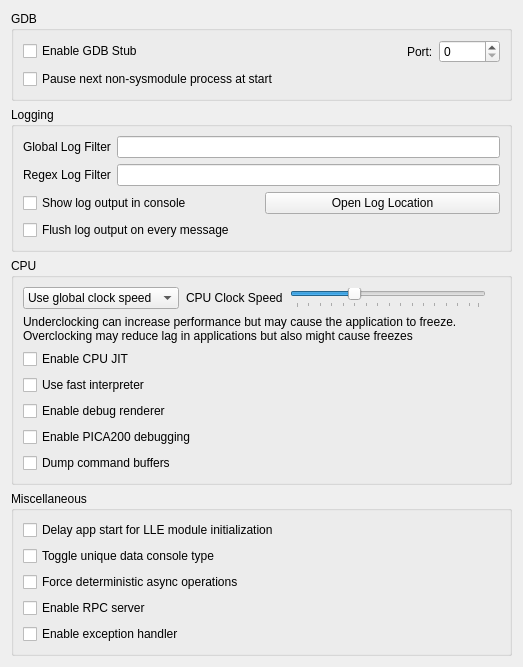
<?xml version="1.0" encoding="UTF-8"?>
<ui version="4.0">
 <class>ConfigureDebug</class>
 <widget class="QWidget" name="ConfigureDebug">
  <property name="geometry">
   <rect>
    <x>0</x>
    <y>0</y>
    <width>523</width>
    <height>458</height>
   </rect>
  </property>
  <layout class="QVBoxLayout" name="verticalLayout_1">
   <item>
    <layout class="QVBoxLayout" name="verticalLayout_2">
     <item>
      <widget class="QGroupBox" name="gdb_groupbox">
       <property name="title">
        <string>GDB</string>
       </property>
       <layout class="QVBoxLayout" name="verticalLayout_3">
        <item>
         <layout class="QHBoxLayout" name="horizontalLayout_1">
          <item>
           <widget class="QCheckBox" name="toggle_gdbstub">
            <property name="text">
             <string>Enable GDB Stub</string>
            </property>
           </widget>
          </item>
          <item>
           <spacer name="horizontalSpacer">
            <property name="orientation">
             <enum>Qt::Horizontal</enum>
            </property>
            <property name="sizeHint" stdset="0">
             <size>
              <width>40</width>
              <height>20</height>
             </size>
            </property>
           </spacer>
          </item>
          <item>
           <widget class="QLabel" name="label_2">
            <property name="text">
             <string>Port:</string>
            </property>
           </widget>
          </item>
          <item>
           <widget class="QSpinBox" name="gdbport_spinbox">
            <property name="maximum">
             <number>65536</number>
            </property>
           </widget>
          </item>
         </layout>
        </item>
        <item>
          <widget class="QCheckBox" name="debug_next_process">
            <property name="text">
              <string>Pause next non-sysmodule process at start</string>
            </property>
          </widget>
        </item>
       </layout>
      </widget>
     </item>
    </layout>
   </item>
   <item>
    <widget class="QGroupBox" name="groupBox_2">
     <property name="title">
      <string>Logging</string>
     </property>
     <layout class="QVBoxLayout" name="verticalLayout">
      <item>
       <layout class="QHBoxLayout" name="horizontalLayout">
        <item>
         <widget class="QLabel" name="label">
          <property name="text">
           <string>Global Log Filter</string>
          </property>
         </widget>
        </item>
        <item>
         <widget class="QLineEdit" name="log_filter_edit"/>
        </item>
       </layout>
      </item>
      <item>
       <layout class="QHBoxLayout" name="horizontalLayout1">
        <item>
         <widget class="QLabel" name="label_3">
          <property name="text">
           <string>Regex Log Filter</string>
          </property>
         </widget>
        </item>
        <item>
         <widget class="QLineEdit" name="log_regex_filter_edit"/>
        </item>
       </layout>
      </item>
      <item>
       <layout class="QHBoxLayout" name="horizontalLayout2">
        <item>
         <widget class="QCheckBox" name="toggle_console">
          <property name="text">
           <string>Show log output in console</string>
          </property>
         </widget>
        </item>
        <item>
         <widget class="QPushButton" name="open_log_button">
          <property name="text">
           <string>Open Log Location</string>
          </property>
         </widget>
        </item>
       </layout>
      </item>
      <item>
        <widget class="QCheckBox" name="instant_debug_log">
          <property name="text">
            <string>Flush log output on every message</string>
          </property>
          <property name="toolTip">
            <string>&lt;html&gt;&lt;body&gt;Immediately commits the debug log to file. Use this if Calamansi crashes and the log output is being cut.&lt;br&gt;Enabling this feature will decrease performance, only use it for debugging purposes.&lt;/body&gt;&lt;/html&gt;</string>
          </property>
        </widget>
      </item>
     </layout>
    </widget>
   </item>
   <item>
    <widget class="QGroupBox" name="groupBox_4">
     <property name="title">
      <string>CPU</string>
     </property>
     <layout class="QGridLayout" name="clock_speed_GLayout">
      <item row="1" column="0">
       <widget class="QWidget" name="clock_speed_widget" native="true">
        <layout class="QHBoxLayout" name="clock_speed_layout">
         <property name="spacing">
          <number>7</number>
         </property>
         <property name="leftMargin">
          <number>0</number>
         </property>
         <property name="topMargin">
          <number>0</number>
         </property>
         <property name="rightMargin">
          <number>0</number>
         </property>
         <property name="bottomMargin">
          <number>0</number>
         </property>
         <item>
          <widget class="QComboBox" name="clock_speed_combo">
           <item>
            <property name="text">
             <string>Use global clock speed</string>
            </property>
           </item>
           <item>
            <property name="text">
             <string>Set clock speed:</string>
            </property>
           </item>
          </widget>
         </item>
         <item>
          <widget class="QLabel" name="clock_speed_label">
           <property name="text">
            <string>CPU Clock Speed</string>
           </property>
          </widget>
         </item>
         <item>
          <widget class="QSlider" name="slider_clock_speed">
           <property name="toolTip">
            <string>&lt;html&gt;&lt;body&gt;Changes the emulated CPU clock frequency.&lt;br&gt;Underclocking can increase performance but may cause the application to freeze.&lt;br&gt;Overclocking may reduce application lag but also might cause freezes&lt;/body&gt;&lt;/html&gt;</string>
           </property>
           <property name="minimum">
            <number>0</number>
           </property>
           <property name="maximum">
            <number>79</number>
           </property>
           <property name="singleStep">
            <number>5</number>
           </property>
           <property name="pageStep">
            <number>15</number>
           </property>
           <property name="value">
            <number>25</number>
           </property>
           <property name="orientation">
            <enum>Qt::Horizontal</enum>
           </property>
           <property name="tickPosition">
            <enum>QSlider::TicksBelow</enum>
           </property>
          </widget>
         </item>
         <item>
          <widget class="QLabel" name="clock_display_label">
           <property name="text">
            <string/>
           </property>
           <property name="alignment">
            <set>Qt::AlignRight|Qt::AlignTrailing|Qt::AlignVCenter</set>
           </property>
          </widget>
         </item>
        </layout>
       </widget>
      </item>
      <item row="2" column="0">
       <widget class="QLabel" name="label_cpu_clock_info">
        <property name="text">
         <string>&lt;html&gt;&lt;head/&gt;&lt;body&gt;Underclocking can increase performance but may cause the application to freeze.&lt;br/&gt;Overclocking may reduce lag in applications but also might cause freezes&lt;/p&gt;&lt;/body&gt;&lt;/html&gt;</string>
        </property>
        <property name="textFormat">
         <enum>Qt::RichText</enum>
        </property>
       </widget>
      </item>
      <item row="3" column="0">
       <widget class="QCheckBox" name="toggle_cpu_jit">
        <property name="toolTip">
         <string>&lt;html&gt;&lt;head/&gt;&lt;body&gt;&lt;p&gt;Enables the use of the ARM JIT compiler for emulating the 3DS CPUs. Don't disable unless for debugging purposes&lt;/p&gt;&lt;/body&gt;&lt;/html&gt;</string>
        </property>
        <property name="text">
         <string>Enable CPU JIT</string>
        </property>
       </widget>
      </item>
      <item row="4" column="0">
       <widget class="QCheckBox" name="toggle_fastinterp">
        <property name="toolTip">
         <string>&lt;html&gt;&lt;head/&gt;&lt;body&gt;&lt;p&gt;When JIT is disabled, use the fast interpreter instead of the legacy interpreter&lt;/p&gt;&lt;/body&gt;&lt;/html&gt;</string>
        </property>
        <property name="text">
         <string>Use fast interpreter</string>
        </property>
       </widget>
      </item>
      <item row="5" column="0">
       <widget class="QCheckBox" name="toggle_renderer_debug">
        <property name="text">
         <string>Enable debug renderer</string>
        </property>
       </widget>
      </item>
      <item row="6" column="0">
       <widget class="QCheckBox" name="toggle_pica_debugging">
        <property name="text">
         <string>Enable PICA200 debugging</string>
        </property>
       </widget>
      </item>
      <item row="7" column="0">
       <widget class="QCheckBox" name="toggle_dump_command_buffers">
        <property name="text">
         <string>Dump command buffers</string>
        </property>
       </widget>
      </item>
     </layout>
    </widget>
   </item>
   <item>
    <widget class="QGroupBox" name="groupBox_5">
     <property name="title">
      <string>Miscellaneous</string>
     </property>
     <layout class="QGridLayout" name="gridLayout_3">
      <item row="1" column="0">
       <widget class="QCheckBox" name="delay_start_for_lle_modules">
        <property name="toolTip">
         <string>&lt;html&gt;&lt;head/&gt;&lt;body&gt;&lt;p&gt;Introduces a delay to the first ever launched app thread if LLE modules are enabled, to allow them to initialize.&lt;/p&gt;&lt;/body&gt;&lt;/html&gt;</string>
        </property>
        <property name="text">
         <string>Delay app start for LLE module initialization</string>
        </property>
       </widget>
      </item>
      <item row="2" column="0">
       <widget class="QCheckBox" name="toggle_unique_data_console_type">
        <property name="toolTip">
         <string>&lt;html&gt;&lt;head/&gt;&lt;body&gt;&lt;p&gt;Toggles the unique data console type (Old 3DS &#8596; New 3DS) to be able to download the opposite system firmware type from system settings.&lt;/p&gt;&lt;/body&gt;&lt;/html&gt;</string>
        </property>
        <property name="text">
         <string>Toggle unique data console type</string>
        </property>
       </widget>
      </item>
      <item row="3" column="0">
       <widget class="QCheckBox" name="deterministic_async_operations">
        <property name="text">
         <string>Force deterministic async operations</string>
        </property>
        <property name="toolTip">
         <string>&lt;html&gt;&lt;head/&gt;&lt;body&gt;&lt;p&gt;Forces all async operations to run on the main thread, making them deterministic. Do not enable if you don't know what you are doing.&lt;/p&gt;&lt;/body&gt;&lt;/html&gt;</string>
        </property>
       </widget>
      </item>
      <item row="4" column="0">
        <widget class="QCheckBox" name="enable_rpc_server">
          <property name="text">
            <string>Enable RPC server</string>
          </property>
          <property name="toolTip">
            <string>&lt;html&gt;&lt;head/&gt;&lt;body&gt;&lt;p&gt;Enables the RPC server on port 45987. This allows remotely reading/writing guest memory, do not enable if you don't know what you are doing.&lt;/p&gt;&lt;/body&gt;&lt;/html&gt;</string>
          </property>
        </widget>
      </item>
      <item row="5" column="0">
       <widget class="QCheckBox" name="enable_exception_handler">
        <property name="toolTip">
         <string>&lt;html&gt;&lt;head/&gt;&lt;body&gt;&lt;p&gt;Enables the exception handler. When an exception occurs a detailed crash report will be shown.&lt;/p&gt;&lt;p&gt;Note: When using CPU JIT, register values in the crash report may not be fully accurate because the JIT may have advanced past the fault. For more accurate reports, consider disabling CPU JIT.&lt;/p&gt;&lt;/body&gt;&lt;/html&gt;</string>
        </property>
        <property name="text">
         <string>Enable exception handler</string>
        </property>
       </widget>
      </item>
     </layout>
    </widget>
   </item>
   <item>
    <spacer name="verticalSpacer">
     <property name="orientation">
      <enum>Qt::Vertical</enum>
     </property>
     <property name="sizeHint" stdset="0">
      <size>
       <width>20</width>
       <height>40</height>
      </size>
     </property>
    </spacer>
   </item>
  </layout>
 </widget>
 <tabstops>
  <tabstop>toggle_gdbstub</tabstop>
  <tabstop>gdbport_spinbox</tabstop>
  <tabstop>log_filter_edit</tabstop>
  <tabstop>toggle_console</tabstop>
  <tabstop>open_log_button</tabstop>
 </tabstops>
 <resources/>
 <connections>
  <connection>
   <sender>toggle_gdbstub</sender>
   <signal>toggled(bool)</signal>
   <receiver>gdbport_spinbox</receiver>
   <slot>setEnabled(bool)</slot>
   <hints>
    <hint type="sourcelabel">
     <x>84</x>
     <y>157</y>
    </hint>
    <hint type="destinationlabel">
     <x>342</x>
     <y>158</y>
    </hint>
   </hints>
  </connection>
 </connections>
</ui>
